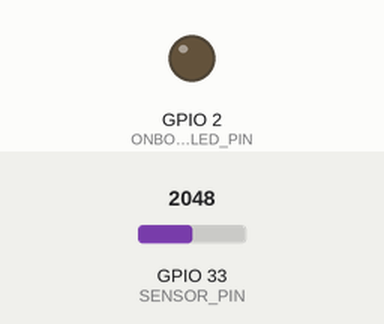
A sketch run on a simulated ESP32. On the bench: output pins drawn as LEDs (lit = HIGH). The inputs (shaded band) are chosen by the test bench; at power-on: GPIO 33 (SENSOR_PIN) = 2048. WiFi joins after 1.5 s; servers stay silent unless stated; what the sketch prints to the serial monitor is not drawn.

Above: at 2.7 s.
2.8 s: GPIO 33 (SENSOR_PIN) set to 74
10.5 s: GPIO 33 (SENSOR_PIN) set to 66
At 12.6 s:
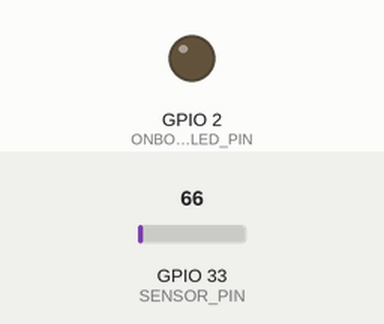
18.2 s: GPIO 33 (SENSOR_PIN) set to 491
At 22.6 s:
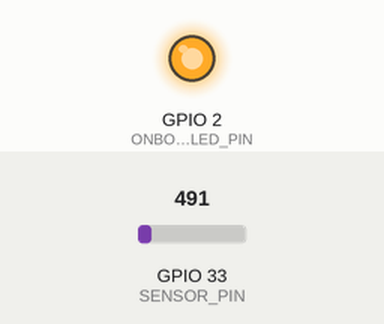
25.9 s: GPIO 33 (SENSOR_PIN) set to 30
At 27.8 s:
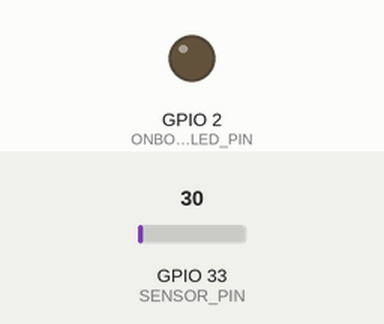
Timing chart, 0 to 29.3 s (numbered marks = the images above; inputs shaded):
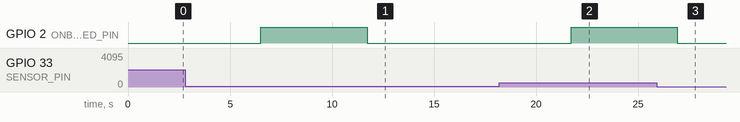

Measured:
- after the input at 10.5 s, GPIO 2 (ONBOARD_LED_PIN): HIGH → LOW after 1.2 s
- after the input at 18.2 s, GPIO 2 (ONBOARD_LED_PIN): LOW → HIGH after 3.5 s
- after the input at 25.9 s, GPIO 2 (ONBOARD_LED_PIN): HIGH → LOW after 1.0 s

The sketch:

water_sensor.ino
```cpp
#include <WiFi.h>
#include <HTTPClient.h>

const char* WIFI_SSID     = "XXXX";
const char* WIFI_PASSWORD = "XXXX";

const char* ZAP_WEB_HOOK_URL = "https://hooks.zapier.com/hooks/catch/XXXX";

const char* ZAPIER_ROOT_CA = \
                      "-----BEGIN CERTIFICATE-----\n" \
                      "MIIDSjCCAjKgAwIBAgIQRK+wgNajJ7qJMDmGLvhAazANBgkqhkiG9w0BAQUFADA/\n" \
                      "MSQwIgYDVQQKExtEaWdpdGFsIFNpZ25hdHVyZSBUcnVzdCBDby4xFzAVBgNVBAMT\n" \
                      "DkRTVCBSb290IENBIFgzMB4XDTAwMDkzMDIxMTIxOVoXDTIxMDkzMDE0MDExNVow\n" \
                      "PzEkMCIGA1UEChMbRGlnaXRhbCBTaWduYXR1cmUgVHJ1c3QgQ28uMRcwFQYDVQQD\n" \
                      "Ew5EU1QgUm9vdCBDQSBYMzCCASIwDQYJKoZIhvcNAQEBBQADggEPADCCAQoCggEB\n" \
                      "AN+v6ZdQCINXtMxiZfaQguzH0yxrMMpb7NnDfcdAwRgUi+DoM3ZJKuM/IUmTrE4O\n" \
                      "rz5Iy2Xu/NMhD2XSKtkyj4zl93ewEnu1lcCJo6m67XMuegwGMoOifooUMM0RoOEq\n" \
                      "OLl5CjH9UL2AZd+3UWODyOKIYepLYYHsUmu5ouJLGiifSKOeDNoJjj4XLh7dIN9b\n" \
                      "xiqKqy69cK3FCxolkHRyxXtqqzTWMIn/5WgTe1QLyNau7Fqckh49ZLOMxt+/yUFw\n" \
                      "7BZy1SbsOFU5Q9D8/RhcQPGX69Wam40dutolucbY38EVAjqr2m7xPi71XAicPNaD\n" \
                      "aeQQmxkqtilX4+U9m5/wAl0CAwEAAaNCMEAwDwYDVR0TAQH/BAUwAwEB/zAOBgNV\n" \
                      "HQ8BAf8EBAMCAQYwHQYDVR0OBBYEFMSnsaR7LHH62+FLkHX/xBVghYkQMA0GCSqG\n" \
                      "SIb3DQEBBQUAA4IBAQCjGiybFwBcqR7uKGY3Or+Dxz9LwwmglSBd49lZRNI+DT69\n" \
                      "ikugdB/OEIKcdBodfpga3csTS7MgROSR6cz8faXbauX+5v3gTt23ADq1cEmv8uXr\n" \
                      "AvHRAosZy5Q6XkjEGB5YGV8eAlrwDPGxrancWYaLbumR9YbK+rlmM6pZW87ipxZz\n" \
                      "R8srzJmwN0jP41ZL9c8PDHIyh8bwRLtTcm1D9SZImlJnt1ir/md2cXjbDaJWFBM5\n" \
                      "JDGFoqgCWjBH4d1QB7wCCZAA62RjYJsWvIjJEubSfZGL+T0yjWW06XyxV3bqxbYo\n" \
                      "Ob8VZRzI9neWagqNdwvYkQsEjgfbKbYK7p2CNTUQ\n" \
                      "-----END CERTIFICATE-----";

const int SENSOR_PIN = 33;
const int ONBOARD_LED_PIN = 2;

const int SEND_NOTIFICATION_INTERVAL_SECONDS= 3600;
const int CYCLE_DURATION_MS = 5000;

bool notificationSent = false;
int notificationSentSecondsAgo = -1;

void connectToWiFi() {
  Serial.println();
  Serial.println();
  Serial.print("Connecting to ");
  Serial.println(WIFI_SSID);

  WiFi.begin(WIFI_SSID, WIFI_PASSWORD);

  while (WiFi.status() != WL_CONNECTED) {
    delay(500);
    Serial.print(".");
  }

  Serial.println("");
  Serial.println("WiFi connected");
  Serial.println("IP address: ");
  Serial.println(WiFi.localIP());
}

void setupWaterSensorPins() {
  pinMode(SENSOR_PIN, INPUT);
  pinMode(ONBOARD_LED_PIN, OUTPUT);
  Serial.println("");
  Serial.println("Water sensor listening");
}

void setup() {
  Serial.begin(115200);
  delay(10);

  connectToWiFi();
  setupWaterSensorPins();
}

void sendNotification() {
  HTTPClient http;
  http.begin(ZAP_WEB_HOOK_URL, ZAPIER_ROOT_CA);
  int httpCode = http.GET();
  if (httpCode > 0) {
    String payload = http.getString();
    Serial.println(httpCode);
    notificationSent = true;
    // Serial.println(payload);
  } else {
    Serial.println("Error on HTTP request");
  }

  Serial.println();
  Serial.println("closing connection");
  http.end();
}

bool isWaterDetected() {
  int sensorState = analogRead(SENSOR_PIN);
  if (sensorState > 70) {
    String message = "Water detected - ";
    message += sensorState;
    Serial.println(message);
    digitalWrite(ONBOARD_LED_PIN, HIGH);
    return true;
  }
  else {
    String message = "All dry - ";
    message += sensorState;
    Serial.println(message);
    digitalWrite(ONBOARD_LED_PIN, LOW);
    return false;
  }
}

void incrementNotificationCounter() {
  if (notificationSent
    && notificationSentSecondsAgo < SEND_NOTIFICATION_INTERVAL_SECONDS) {
    notificationSentSecondsAgo += CYCLE_DURATION_MS / 1000;
  } else {
    notificationSent = false;
    notificationSentSecondsAgo = -1;
  }
}

void loop() {
  delay(CYCLE_DURATION_MS);
  incrementNotificationCounter();

  if (isWaterDetected() && !notificationSent) {
    sendNotification();
  }
}
```
